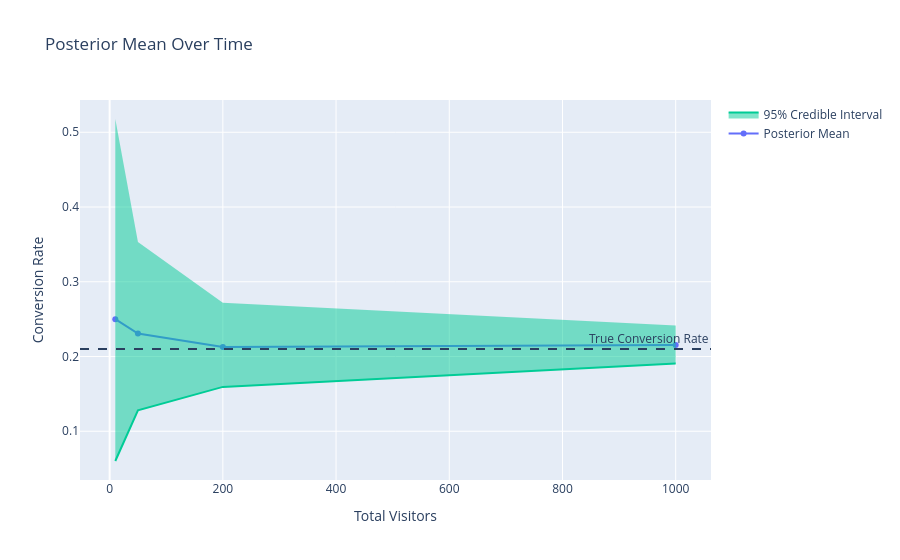

The code cell stored with this chart in its notebook:
### Code cell
true_rate = 0.21 ## suppose
fig.add_hline(
    y=true_rate,
    line_dash="dash",
    annotation_text="True Conversion Rate",
)
fig.update_layout(
    title="Posterior Mean Over Time",
    xaxis_title="Total Visitors",
    yaxis_title="Conversion Rate",
)
fig.show()

### Figure 1 — Plotly figure (JSON) as saved in the notebook; plotly's stock layout.template omitted (floating-point values rounded to 4 significant figures)
{"data": [{"mode": "lines+markers", "name": "Posterior Mean", "type": "scatter", "x": [10, 50, 200, 1000], "y": [0.25, 0.2308, 0.2129, 0.2156]}, {"line": {"width": 0}, "mode": "lines", "showlegend": false, "type": "scatter", "x": [10, 50, 200, 1000], "y": [0.5178, 0.3532, 0.2718, 0.2415]}, {"fill": "tonexty", "mode": "lines", "name": "95% Credible Interval", "type": "scatter", "x": [10, 50, 200, 1000], "y": [0.06022, 0.1279, 0.1594, 0.1907]}], "layout": {"annotations": [{"showarrow": false, "text": "True Conversion Rate", "x": 1, "xanchor": "right", "xref": "x domain", "y": 0.21, "yanchor": "bottom", "yref": "y"}], "shapes": [{"line": {"dash": "dash"}, "type": "line", "x0": 0, "x1": 1, "xref": "x domain", "y0": 0.21, "y1": 0.21, "yref": "y"}], "title": {"text": "Posterior Mean Over Time"}, "xaxis": {"title": {"text": "Total Visitors"}}, "yaxis": {"title": {"text": "Conversion Rate"}}}}
